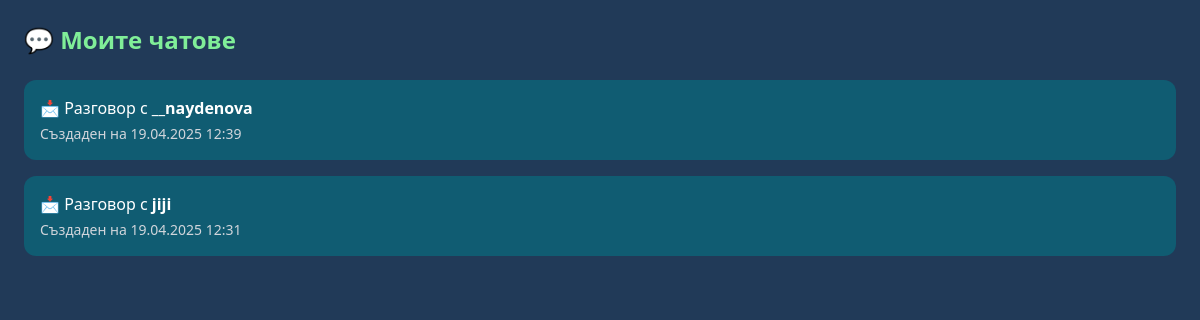
The page /chat/ (signed in) on the database its author committed.
### ReFinds/models.py (models this page shows, shortened)
class Chat(models.Model):
    participants = models.ManyToManyField(User)
    created_at = models.DateTimeField(auto_now_add=True)

### ReFinds/views.py (the view)
# urls.py: path('chat/', views.chat_list, name='chat_list'),
@login_required
def chat_list(request):
    chats = Chat.objects.filter(participants=request.user).order_by('-created_at')
    chat_data = []
    for chat in chats:
        other_user = chat.participants.exclude(id=request.user.id).first()
        chat_data.append({
            'chat': chat,
            'other_user': other_user
        })
    return render(request, 'chat_list.html', {'chat_data': chat_data})

### ReFinds/templates/chat_list.html (shortened to what this page needs)
<!DOCTYPE html>
{% load static %}
<html lang="bg">
<head>
  <script src="https://cdn.tailwindcss.com"></script>
</head>
<body class="bg-[#213A58] text-white min-h-screen p-6">
  <h1 class="text-2xl font-bold text-[#80EE98] mb-6">💬 Моите чатове</h1>
  <ul class="space-y-4">
    {% for item in chat_data %}
      <li>
        <a href="{% url 'chat_detail' item.chat.id %}" class="block bg-[#0C6478]/80 p-4 rounded-xl hover:bg-[#15919B]/80 transition-all">
          📩 Разговор с <strong>{{ item.other_user.username }}</strong>
          <span class="block text-sm text-gray-300 mt-1">Създаден на {{ item.chat.created_at|date:"d.m.Y H:i" }}</span>
        </a>
      </li>
    {% empty %}
      <li class="text-gray-400">Нямаш активни разговори.</li>
    {% endfor %}
  </ul>
</body>
</html>

### rows shown on the page
Chat: other_user.username "__naydenova", chat.created_at "19.04.2025 12:39"
Chat: other_user.username "jiji", chat.created_at "19.04.2025 12:31"
